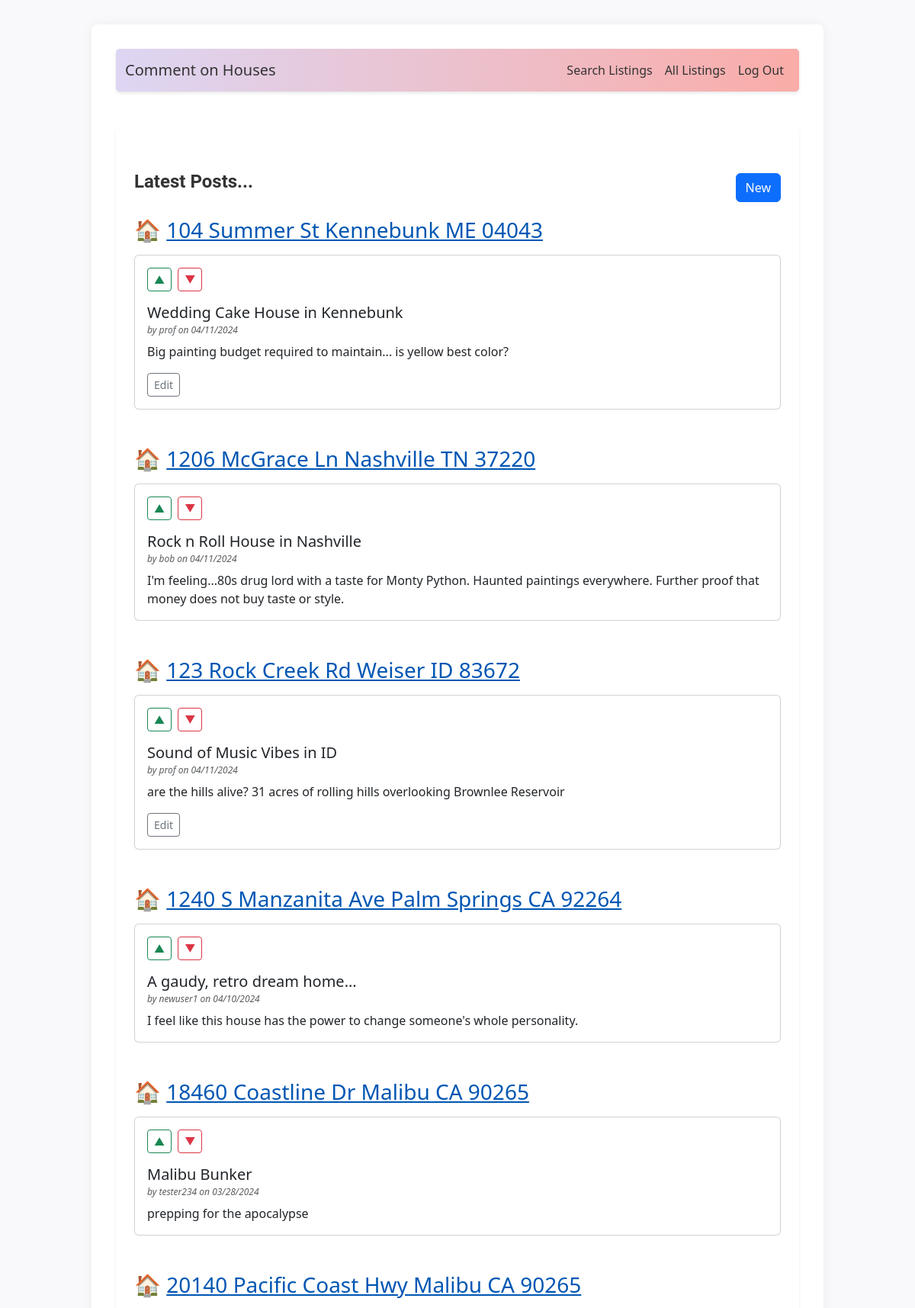
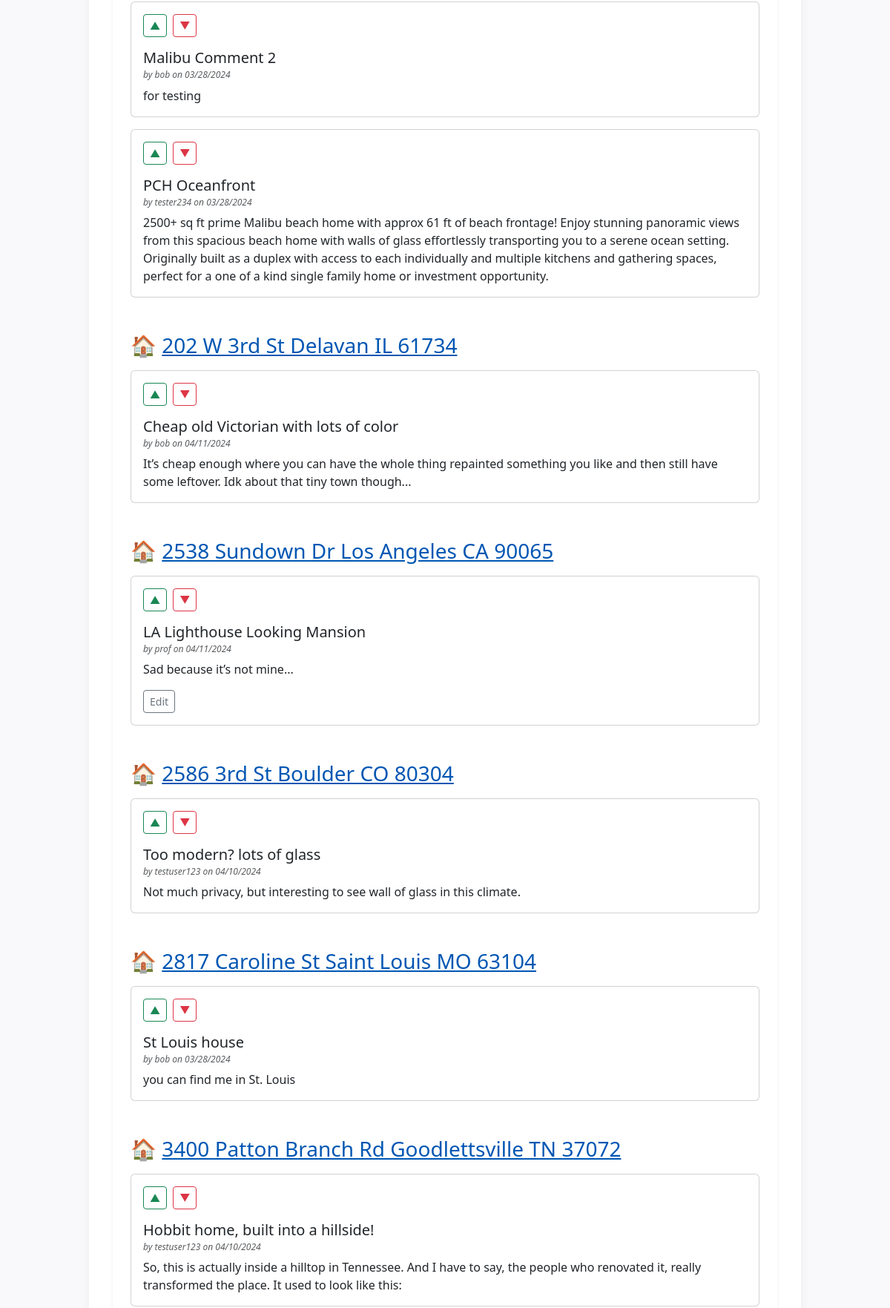
Page / (signed in, upper part) on the committed database (2 pictures, top to bottom).
### tables this page shows
CREATE TABLE post (
  id INTEGER PRIMARY KEY AUTOINCREMENT,
  author_id INTEGER NOT NULL,
  created TIMESTAMP NOT NULL DEFAULT CURRENT_TIMESTAMP,
  title TEXT NOT NULL,
  body TEXT NOT NULL,
  listing TEXT,
  state TEXT,
  FOREIGN KEY (author_id) REFERENCES user (id)
);

CREATE TABLE user (
  id INTEGER PRIMARY KEY AUTOINCREMENT,
  username TEXT UNIQUE NOT NULL,
  password TEXT NOT NULL
);

### flaskr/blog.py (the view)
@bp.route('/')
def index():
    db = get_db()
    posts = db.execute(
        'SELECT p.id, title, body, created, author_id, username, listing'
        ' FROM post p JOIN user u ON p.author_id = u.id'
        ' ORDER BY listing, created DESC'
    ).fetchall()
    posts = [dict(post) for post in posts]
    for post in posts:
        if post['listing']:
            parsed_address, state = parse_address_from_listing(post['listing'])
            post['parsed_address'] = parsed_address
            post['state'] = state
    grouped_posts = {k: list(v) for k, v in groupby (posts, key=itemgetter('listing'))}
    return render_template('blog/index.html', grouped_posts=grouped_posts)

### flaskr/auth.py (called while the page is built)
@bp.before_app_request
def load_logged_in_user():
    user_id = session.get('user_id')
    if user_id is None:
        g.user = None
    else:
        g.user = get_db().execute(
            'SELECT * FROM user WHERE id = ?', (user_id,)
        ).fetchone()

### flaskr/blog.py (called while the page is built)
def parse_address_from_listing(listing_url):
    house_emoji = '\U0001F3E0'
    parts = listing_url.split('/')
    address_part = parts[4]
    address = address_part.replace('-', ' ')
    state = address[-8:-6]
    formatted_address = f"{house_emoji} <a href='{listing_url}' target='_blank'>{address}</a>"
    return formatted_address, state

### flaskr/db.py (called while the page is built)
def get_db():
    if 'db' not in g:
        g.db = sqlite3.connect(
            current_app.config['DATABASE'],
            detect_types=sqlite3.PARSE_DECLTYPES
        )
        g.db.row_factory = sqlite3.Row
    return g.db

### flaskr/templates/blog/index.html (shortened to what this page needs)
{% extends 'base.html' %}
{% block header %}
<div class="container mt-4">
  <div class="d-flex justify-content-between align-items-center">
    <h1 class="fw-bold">{% block title %}Latest Posts...{% endblock %}</h1>
    {% if g.user %}
      <a class="btn btn-primary" href="{{ url_for('blog.create') }}">New</a>
    {% endif %}
  </div>
</div>
{% endblock %}
{% block content %}
<div class="container mt-3">
  {% for listing, posts in grouped_posts.items() %}
    <section class="mb-5">
      <h2 class="mb-3">{{ posts[0].parsed_address|safe }}</h2>
      {% for post in posts %}
        <div class="card mb-3">
          <div class="card-body">
            <div class="d-flex align-items-center mb-3">
              <form action="{{ url_for('blog.vote') }}" method="post" class="me-2">
                <button type="submit" name="vote_type" value="1" class="btn btn-outline-success btn-sm">&#x25B2; </button>
              </form>
              <form action="{{ url_for('blog.vote') }}" method="post" class="me-2">
                <button type="submit" name="vote_type" value="-1" class="btn btn-outline-danger btn-sm">&#x25BC; </button>
              </form>
            </div>
            <h3 class="card-title smaller-size">{{ post['title'] }}</h3>
            <h6 class="card-subtitle mb-2 text-muted h6-reduce">
              <em>by {{ post['username'] }} on {{ post['created'].strftime('%m/%d/%Y') }}</em>
            </h6>
            <p class="card-text">{{ post['body'] }}</p>
            {% if g.user['id'] == post['author_id'] %}
              <a class="btn btn-outline-secondary btn-sm" href="{{ url_for('blog.update', id=post['id']) }}">Edit</a>
            {% endif %}
          </div>
        </div>
      {% endfor %}
    </section>
  {% endfor %}
</div>
{% endblock %}

### flaskr/static/style.css (style rules this page uses)
html { font-family: "Roboto", sans-serif; background: #f9f9fb; color: #424242; line-height: 1.6; }
body { max-width: 80vw; margin: 2rem auto; background: #fff; padding: 2rem; box-shadow: 0 0 15px rgba(0, 0, 0, 0.05); border-radius: 8px; }
h1 { font-family: 'Roboto'; color: #333; font-size: 1.5rem; margin: 1rem 0; margin-top: 0; align-self: center; font-weight: bold; }
h2 { font: 'Roboto'; font-size: 1.75rem; }
.smaller-size { font-size: 1.25rem; }
.h6-reduce { font-size: .75rem; }
a { color: #0056b3; text-decoration: underline; }

### rows in the picture
post: posts "🏠 104 Summer St Kennebunk ME 04043", title "Wedding Cake House in Kennebunk", username "prof", created "04/11/2024", body "Big painting budget required to maintain... is yellow best color?"
post: posts "🏠 1206 McGrace Ln Nashville TN 37220", title "Rock n Roll House in Nashville", username "bob", created "04/11/2024", body "I'm feeling...80s drug lord with a taste for Monty Python. Haunted paintings everywhere. Further proof that money does not buy taste or style."
post: posts "🏠 123 Rock Creek Rd Weiser ID 83672", title "Sound of Music Vibes in ID", username "prof", created "04/11/2024", body "are the hills alive? 31 acres of rolling hills overlooking Brownlee Reservoir"
post: posts "🏠 1240 S Manzanita Ave Palm Springs CA 92264", title "A gaudy, retro dream home...", username "newuser1", created "04/10/2024", body "I feel like this house has the power to change someone's whole personality."
post: posts "🏠 18460 Coastline Dr Malibu CA 90265", title "Malibu Bunker", username "tester234", created "03/28/2024", body "prepping for the apocalypse"
post: posts "🏠 20140 Pacific Coast Hwy Malibu CA 90265", title "Malibu Comment 2", username "bob", created "03/28/2024", body "for testing"
post: title "PCH Oceanfront", username "tester234", created "03/28/2024", body "2500+ sq ft prime Malibu beach home with approx 61 ft of beach frontage! Enjoy stunning panoramic views from this spacious beach home with walls of glass effortlessly transporting you to a serene ocean setting. Originally built as a duplex with access to each individually and multiple kitchens and gathering spaces, perfect for a one of a kind single family home or investment opportunity."
post: posts "🏠 202 W 3rd St Delavan IL 61734", title "Cheap old Victorian with lots of color", username "bob", created "04/11/2024", body "It’s cheap enough where you can have the whole thing repainted something you like and then still have some leftover. Idk about that tiny town though..."
post: posts "🏠 2538 Sundown Dr Los Angeles CA 90065", title "LA Lighthouse Looking Mansion", username "prof", created "04/11/2024", body "Sad because it’s not mine..."
post: posts "🏠 2586 3rd St Boulder CO 80304", title "Too modern? lots of glass", username "testuser123", created "04/10/2024", body "Not much privacy, but interesting to see wall of glass in this climate."
post: posts "🏠 2817 Caroline St Saint Louis MO 63104", title "St Louis house", username "bob", created "03/28/2024", body "you can find me in St. Louis"
post: posts "🏠 3400 Patton Branch Rd Goodlettsville TN 37072", title "Hobbit home, built into a hillside!", username "testuser123", created "04/10/2024", body "So, this is actually inside a hilltop in Tennessee. And I have to say, the people who renovated it, really transformed the place. It used to look like this:"
